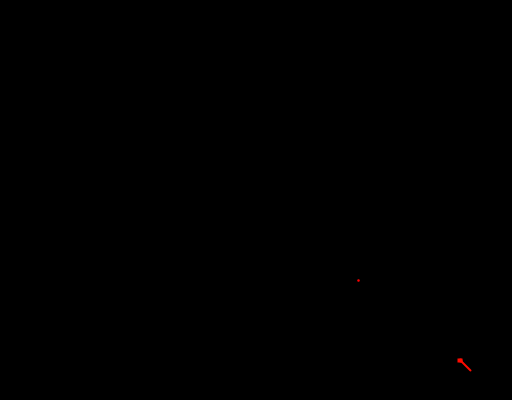
Frame 1 (no input)
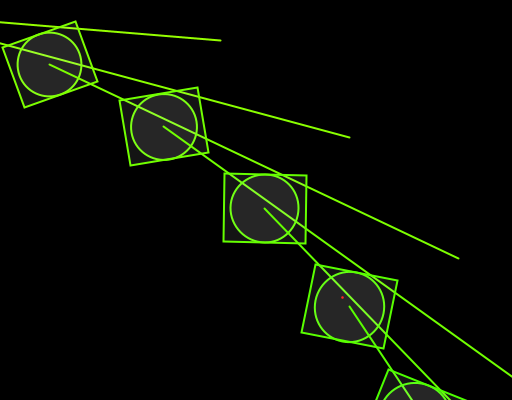
Frame 60 (the mouse pressed at the canvas centre just before this capture)
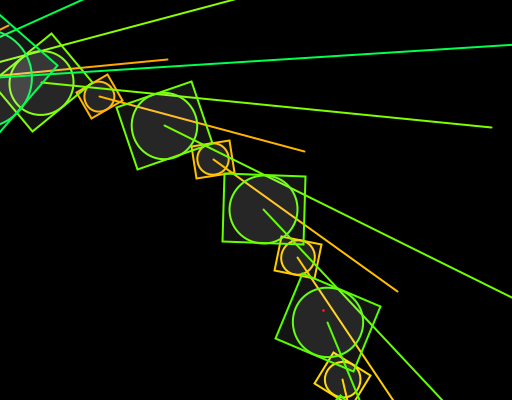
Frame 120 (the mouse held since frame 60 and released just before this capture)

The Processing sketch that drew these frames (run headless with seeded random() and noise(); from frame 60 on, the mouse is pressed at the canvas centre):

// Processing sketch: processing_102629
// ── processing_102629.pde

float time = 0;
int elements = 50;

void setup(){
  size(512, 400);
  frameRate(25);
  colorMode(HSB, 255);  
  rectMode(CENTER);
  smooth();
  noStroke();
  background(255);
}

void draw(){
  background(0);
  translate(width*0.5, height*0.5);
  fill(255,20);
//  noFill();
  strokeWeight(2);
  time=time+0.003;
  for (int i = 0; i < elements; i++){
  stroke(i*2,255,255);
  rotate(time);
  translate(width*0.20,height*0.20);
  ellipse(0,0,2*i,2*i);
  rect(0,0,2.4*i,2*i);
  //  fill(255* noise(time*5),255,255,255);
  line(0,0,10*i,10*i);
 } 
  for (int i = 0; i > 25;){
      filter( BLUR, 10); 
  }
}
